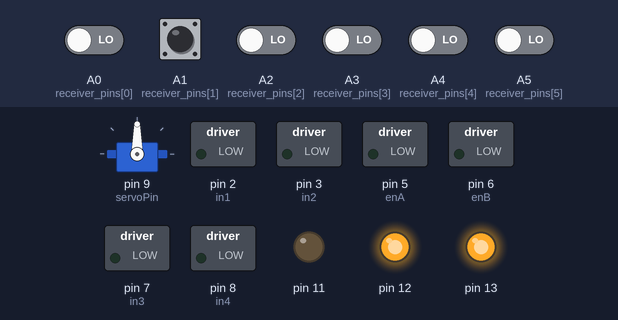
This sketch was run on a simulated Arduino Uno, built with avr-gcc and run on an emulated ATmega328P. Shown: servo, switched loads named in the sketch (green lamp = pin HIGH), output pins drawn as LEDs (lit = HIGH). Inputs (shaded band) come from the test bench; at power-on: A0 (receiver_pins[0]), A1 (receiver_pins[1]), A2 (receiver_pins[2]), A3 (receiver_pins[3]), A4 (receiver_pins[4]), A5 (receiver_pins[5]) LOW. What the sketch prints to the serial monitor is not drawn.

Above: at 0.1 s.
At 2.4 s:
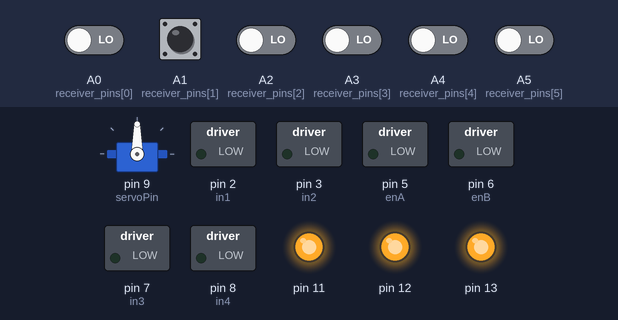
2.5 s: A1 (receiver_pins[1]) pulsed HIGH 2 times (0.12 s each, 0.3 s apart)
At 7.9 s:
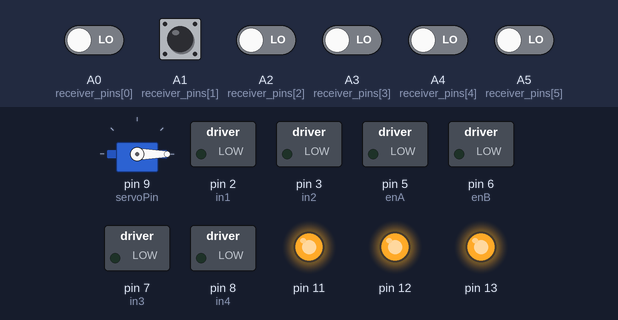
Timing chart, 0 to 9.4 s (numbered marks = the images above; inputs shaded):
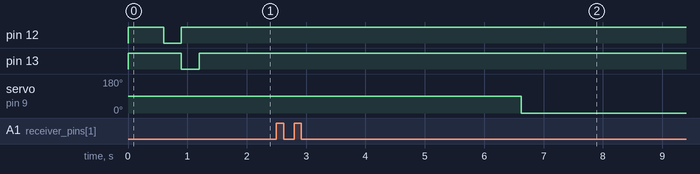

The sketch:

servo_and_motors.ino
```cpp
#include <Servo.h>

int enA = 5;
int in1 = 2;
int in2 = 3;
int enB = 6;
int in3 = 7;
int in4 = 8;
int servoPin = 9;

int receiver_pins[] = {A0, A1, A2, A3, A4, A5};
int receiver_values[] = {0, 0, 0, 0, 0, 0};
int res_min = 1100;
int res_max = 1900;
int working_range = 255;
boolean prt = true;
int mode = 0;

Servo myServo;

void setup() {
  pinMode(11, OUTPUT);
  pinMode(12, OUTPUT);
  pinMode(13, OUTPUT);
  pinMode(enA, OUTPUT);
  pinMode(enB, OUTPUT);
  pinMode(in1, OUTPUT);
  pinMode(in2, OUTPUT);
  pinMode(in3, OUTPUT);
  pinMode(in4, OUTPUT);

  myServo.attach(servoPin);  // Attach the servo to the specified pin

  Serial.begin(115200);
  // Starting delay with LED
  setLED(1);
  delay(300);
  setLED(1);
  delay(300);
  setLED(2);
  delay(300);
  setLED(3);
  delay(300);
  setLED(0);
}

void loop() {
  receive();
  setModeLED();

  int m1 = 0;
  int m2 = 0;

  int rot = receiver_values[0];

  if (mode == 1) {
    m1 = receiver_values[1] / 2 + (rot);
    m2 = receiver_values[1] / 2 - (rot);
  } else if (mode == 2) {
    m1 = receiver_values[1] + rot / 2;
    m2 = receiver_values[1] - rot / 2;
  }

  mpower(1, m1);
  mpower(2, m2);

  // Control the servo based on receiver input
  int servoValue = map(receiver_values[3], 0, 180, 0, 180);
  myServo.write(servoValue);
  Serial.print("Servo Value: ");
  Serial.println(receiver_values[3]);
  Serial.print("Actual Servo Value: ");
  Serial.println(servoValue);
}

void receive() {
  for (int i = 0; i < 6; i++) {
    receiver_values[i] = map(pulseIn(receiver_pins[i], HIGH), res_min, res_max, -1 * working_range, working_range);
    if (prt) {
      Serial.print("CH");
      Serial.print(i);
      Serial.print(" : ");
      Serial.print(receiver_values[i]);
      Serial.print(",\t");
    }
  }

  boolean activevalues = true;
  for (int i = 0; i < 6; i++) {
    if (receiver_values[i] < -500) {
      activevalues = false;
    }
  }

  mode = 0;
  if (!activevalues) {
    mode = -1;
    Serial.print("mode01");
  } else if (receiver_values[4] > -100) {
    mode = 2;
    Serial.print("mode02");
  } else if (receiver_values[5] > -100) {
    mode = 1;
    Serial.print("mode01");
  }

  if (prt) {
    Serial.println("");
  }
}

void setModeLED() {
  if (mode == -1) {
    setLED(-0);
  } else if (mode == 0) {
    setLED(1);
  } else if (mode == 1) {
    setLED(2);
  } else if (mode == 2) {
    setLED(3);
  }
}

void setLED(int led) {
  for (int i = 1; i < 4; i++) {
    if (led == i) {
      digitalWrite(10 + i, LOW);
    } else {
      digitalWrite(10 + i, HIGH);
    }
  }
}

void mpower(int motor, int spd) {
  int rotation = 0;
  if (spd > 0) {
    rotation = 1;
  } else if (spd < 0) {
    rotation = -1;
    spd *= -1;
  }

  if (spd > 255) {
    spd = 255;
  }

  int pwm;
  int pA;
  int pB;
  if (motor == 1) {
    pwm = enA;
    pA = in1;
    pB = in2;
  } else if (motor == 2) {
    pwm = enB;
    pA = in3;
    pB = in4;
  } else {
    return;
  }

  if (rotation == 0) {
    digitalWrite(pA, LOW);
    digitalWrite(pB, LOW);
  } else if (rotation == 1) {
    digitalWrite(pA, HIGH);
    digitalWrite(pB, LOW);
  } else if (rotation == -1) {
    digitalWrite(pA, LOW);
    digitalWrite(pB, HIGH);
  }

  analogWrite(pwm, spd);
}
```

Measured:
- after the input at 2.5 s, servo on pin 9 (servoPin): 90° → 0° after 4.1 s instead of 4.7 s
